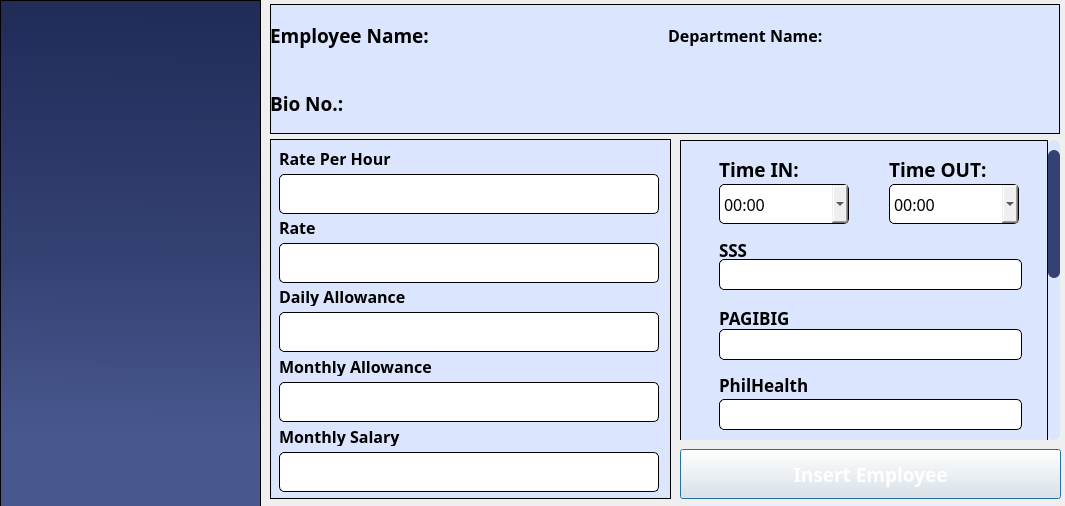
<?xml version="1.0" encoding="UTF-8"?>
<ui version="4.0">
 <class>Dialog</class>
 <widget class="QDialog" name="Dialog">
  <property name="geometry">
   <rect>
    <x>0</x>
    <y>0</y>
    <width>1065</width>
    <height>506</height>
   </rect>
  </property>
  <property name="windowTitle">
   <string>Dialog</string>
  </property>
  <property name="styleSheet">
   <string notr="true">#employeeRate, #scrollAreaWidgetContents, #employeeDetails{
background-color: #DCE5FE;
border: 1px solid black;
}

QLineEdit{
background-color: rgb(255, 255, 255);
border-radius: 5px;
border: 1px solid black;
font-family: Poppins;
}

/* VERTICAL SCROLLBAR */
QScrollBar:vertical {
    border: none;
    background-color: rgba(220, 229, 254, 1); /* Updated background color */
    width: 12px;
    margin: 0;
    height: auto;
    border-radius: 6px;
}

/* HANDLE BAR VERTICAL */
QScrollBar::handle:vertical {
    background-color: rgba(52, 66, 115, 1); /* Handle color */
    min-height: 48px;
    border-radius: 6px;
    margin-top: 10px;
}

/* REMOVE THE UP ARROW BUTTON */
QScrollBar::sub-line:vertical {
    border: none;
    background: none;
    height: 0px;
    width: 0px;
}

/* REMOVE THE DOWN ARROW BUTTON */
QScrollBar::add-line:vertical {
    border: none;
    background: none;
    height: 0px;
    width: 0px;
}

/* REMOVE THE SPACE LEFT BY THE UP AND DOWN ARROW BUTTONS */
QScrollBar::sub-page:vertical, QScrollBar::add-page:vertical {
    background: none;
}
</string>
  </property>
  <widget class="QWidget" name="employeeDetails" native="true">
   <property name="geometry">
    <rect>
     <x>270</x>
     <y>4</y>
     <width>790</width>
     <height>130</height>
    </rect>
   </property>
   <property name="minimumSize">
    <size>
     <width>0</width>
     <height>130</height>
    </size>
   </property>
   <property name="font">
    <font>
     <family>poppins</family>
     <weight>75</weight>
     <bold>true</bold>
    </font>
   </property>
   <property name="styleSheet">
    <string notr="true"/>
   </property>
   <layout class="QGridLayout" name="gridLayout">
    <item row="0" column="3">
     <widget class="QLabel" name="depTxt">
      <property name="font">
       <font>
        <family>poppins</family>
        <pointsize>12</pointsize>
        <weight>75</weight>
        <bold>true</bold>
       </font>
      </property>
      <property name="text">
       <string/>
      </property>
     </widget>
    </item>
    <item row="1" column="1">
     <widget class="QLabel" name="bioNumTxt">
      <property name="font">
       <font>
        <family>Poppins</family>
        <pointsize>12</pointsize>
        <weight>75</weight>
        <bold>true</bold>
       </font>
      </property>
      <property name="text">
       <string/>
      </property>
     </widget>
    </item>
    <item row="0" column="0">
     <widget class="QLabel" name="lblName">
      <property name="font">
       <font>
        <family>poppins</family>
        <pointsize>14</pointsize>
        <weight>75</weight>
        <bold>true</bold>
       </font>
      </property>
      <property name="text">
       <string>Employee Name:</string>
      </property>
     </widget>
    </item>
    <item row="0" column="2">
     <widget class="QLabel" name="depName">
      <property name="font">
       <font>
        <family>poppins</family>
        <pointsize>12</pointsize>
        <weight>75</weight>
        <bold>true</bold>
       </font>
      </property>
      <property name="text">
       <string>Department Name:</string>
      </property>
     </widget>
    </item>
    <item row="1" column="0">
     <widget class="QLabel" name="lblBio">
      <property name="font">
       <font>
        <family>poppins</family>
        <pointsize>14</pointsize>
        <weight>75</weight>
        <bold>true</bold>
       </font>
      </property>
      <property name="text">
       <string>Bio No.:</string>
      </property>
     </widget>
    </item>
    <item row="0" column="1">
     <widget class="QLabel" name="empNameTxt">
      <property name="font">
       <font>
        <family>Poppins</family>
        <pointsize>12</pointsize>
        <weight>50</weight>
        <bold>false</bold>
       </font>
      </property>
      <property name="text">
       <string/>
      </property>
     </widget>
    </item>
   </layout>
  </widget>
  <widget class="QScrollArea" name="scrollArea">
   <property name="geometry">
    <rect>
     <x>680</x>
     <y>140</y>
     <width>380</width>
     <height>300</height>
    </rect>
   </property>
   <property name="font">
    <font>
     <family>poppins</family>
     <pointsize>10</pointsize>
    </font>
   </property>
   <property name="styleSheet">
    <string notr="true"> QScrollBar:vertical {
	border: none;
    background: rgba(217, 217, 217, 1);
 }</string>
   </property>
   <property name="frameShape">
    <enum>QFrame::NoFrame</enum>
   </property>
   <property name="verticalScrollBarPolicy">
    <enum>Qt::ScrollBarAlwaysOn</enum>
   </property>
   <property name="horizontalScrollBarPolicy">
    <enum>Qt::ScrollBarAlwaysOff</enum>
   </property>
   <property name="widgetResizable">
    <bool>true</bool>
   </property>
   <widget class="QWidget" name="scrollAreaWidgetContents">
    <property name="geometry">
     <rect>
      <x>0</x>
      <y>0</y>
      <width>368</width>
      <height>650</height>
     </rect>
    </property>
    <property name="minimumSize">
     <size>
      <width>0</width>
      <height>650</height>
     </size>
    </property>
    <property name="styleSheet">
     <string notr="true"/>
    </property>
    <layout class="QVBoxLayout" name="verticalLayout_2">
     <item>
      <widget class="QWidget" name="widget_2" native="true">
       <property name="minimumSize">
        <size>
         <width>0</width>
         <height>0</height>
        </size>
       </property>
       <property name="styleSheet">
        <string notr="true">QComboBox{
border: 1px solid black;
border-radius: 5px;
}

QLineEdit {
border: 1px solid black;
border-radius: 5px;
}</string>
       </property>
       <widget class="QComboBox" name="cmbTimeIn">
        <property name="geometry">
         <rect>
          <x>30</x>
          <y>35</y>
          <width>130</width>
          <height>40</height>
         </rect>
        </property>
        <property name="font">
         <font>
          <family>poppins</family>
          <pointsize>12</pointsize>
         </font>
        </property>
        <item>
         <property name="text">
          <string>00:00</string>
         </property>
        </item>
        <item>
         <property name="text">
          <string>01:00</string>
         </property>
        </item>
        <item>
         <property name="text">
          <string>02:00</string>
         </property>
        </item>
        <item>
         <property name="text">
          <string>03:00</string>
         </property>
        </item>
        <item>
         <property name="text">
          <string>04:00</string>
         </property>
        </item>
        <item>
         <property name="text">
          <string>05:00</string>
         </property>
        </item>
        <item>
         <property name="text">
          <string>06:00</string>
         </property>
        </item>
        <item>
         <property name="text">
          <string>07:00</string>
         </property>
        </item>
        <item>
         <property name="text">
          <string>08:00</string>
         </property>
        </item>
        <item>
         <property name="text">
          <string>09:00</string>
         </property>
        </item>
        <item>
         <property name="text">
          <string>10:00</string>
         </property>
        </item>
        <item>
         <property name="text">
          <string>11:00</string>
         </property>
        </item>
        <item>
         <property name="text">
          <string>12:00</string>
         </property>
        </item>
        <item>
         <property name="text">
          <string>13:00</string>
         </property>
        </item>
        <item>
         <property name="text">
          <string>14:00</string>
         </property>
        </item>
        <item>
         <property name="text">
          <string>15:00</string>
         </property>
        </item>
        <item>
         <property name="text">
          <string>16:00</string>
         </property>
        </item>
        <item>
         <property name="text">
          <string>17:00</string>
         </property>
        </item>
        <item>
         <property name="text">
          <string>18:00</string>
         </property>
        </item>
        <item>
         <property name="text">
          <string>19:00</string>
         </property>
        </item>
        <item>
         <property name="text">
          <string>20:00</string>
         </property>
        </item>
        <item>
         <property name="text">
          <string>21:00</string>
         </property>
        </item>
        <item>
         <property name="text">
          <string>22:00</string>
         </property>
        </item>
        <item>
         <property name="text">
          <string>23:00</string>
         </property>
        </item>
       </widget>
       <widget class="QComboBox" name="cmbTimeOut">
        <property name="geometry">
         <rect>
          <x>200</x>
          <y>35</y>
          <width>130</width>
          <height>40</height>
         </rect>
        </property>
        <property name="font">
         <font>
          <family>poppins</family>
          <pointsize>12</pointsize>
         </font>
        </property>
        <item>
         <property name="text">
          <string>00:00</string>
         </property>
        </item>
        <item>
         <property name="text">
          <string>01:00</string>
         </property>
        </item>
        <item>
         <property name="text">
          <string>02:00</string>
         </property>
        </item>
        <item>
         <property name="text">
          <string>03:00</string>
         </property>
        </item>
        <item>
         <property name="text">
          <string>04:00</string>
         </property>
        </item>
        <item>
         <property name="text">
          <string>05:00</string>
         </property>
        </item>
        <item>
         <property name="text">
          <string>06:00</string>
         </property>
        </item>
        <item>
         <property name="text">
          <string>07:00</string>
         </property>
        </item>
        <item>
         <property name="text">
          <string>08:00</string>
         </property>
        </item>
        <item>
         <property name="text">
          <string>09:00</string>
         </property>
        </item>
        <item>
         <property name="text">
          <string>10:00</string>
         </property>
        </item>
        <item>
         <property name="text">
          <string>11:00</string>
         </property>
        </item>
        <item>
         <property name="text">
          <string>12:00</string>
         </property>
        </item>
        <item>
         <property name="text">
          <string>13:00</string>
         </property>
        </item>
        <item>
         <property name="text">
          <string>14:00</string>
         </property>
        </item>
        <item>
         <property name="text">
          <string>15:00</string>
         </property>
        </item>
        <item>
         <property name="text">
          <string>16:00</string>
         </property>
        </item>
        <item>
         <property name="text">
          <string>17:00</string>
         </property>
        </item>
        <item>
         <property name="text">
          <string>18:00</string>
         </property>
        </item>
        <item>
         <property name="text">
          <string>19:00</string>
         </property>
        </item>
        <item>
         <property name="text">
          <string>20:00</string>
         </property>
        </item>
        <item>
         <property name="text">
          <string>21:00</string>
         </property>
        </item>
        <item>
         <property name="text">
          <string>22:00</string>
         </property>
        </item>
        <item>
         <property name="text">
          <string>23:00</string>
         </property>
        </item>
       </widget>
       <widget class="QLabel" name="timeInLbl">
        <property name="geometry">
         <rect>
          <x>30</x>
          <y>10</y>
          <width>101</width>
          <height>21</height>
         </rect>
        </property>
        <property name="font">
         <font>
          <family>poppins</family>
          <pointsize>14</pointsize>
          <weight>75</weight>
          <bold>true</bold>
         </font>
        </property>
        <property name="text">
         <string>Time IN:</string>
        </property>
       </widget>
       <widget class="QLabel" name="timeOutLbl">
        <property name="geometry">
         <rect>
          <x>200</x>
          <y>10</y>
          <width>101</width>
          <height>21</height>
         </rect>
        </property>
        <property name="font">
         <font>
          <family>poppins</family>
          <pointsize>14</pointsize>
          <weight>75</weight>
          <bold>true</bold>
         </font>
        </property>
        <property name="text">
         <string>Time OUT:</string>
        </property>
       </widget>
       <widget class="QLabel" name="tinLabel">
        <property name="geometry">
         <rect>
          <x>30</x>
          <y>292</y>
          <width>300</width>
          <height>31</height>
         </rect>
        </property>
        <property name="font">
         <font>
          <family>Poppins</family>
          <pointsize>13</pointsize>
          <weight>75</weight>
          <bold>true</bold>
         </font>
        </property>
        <property name="text">
         <string>TIN</string>
        </property>
       </widget>
       <widget class="QLabel" name="sssLabel">
        <property name="geometry">
         <rect>
          <x>30</x>
          <y>90</y>
          <width>300</width>
          <height>21</height>
         </rect>
        </property>
        <property name="font">
         <font>
          <family>Poppins</family>
          <pointsize>13</pointsize>
          <weight>75</weight>
          <bold>true</bold>
         </font>
        </property>
        <property name="text">
         <string>SSS</string>
        </property>
       </widget>
       <widget class="QLabel" name="philHealthLabel">
        <property name="geometry">
         <rect>
          <x>30</x>
          <y>220</y>
          <width>300</width>
          <height>31</height>
         </rect>
        </property>
        <property name="font">
         <font>
          <family>Poppins</family>
          <pointsize>13</pointsize>
          <weight>75</weight>
          <bold>true</bold>
         </font>
        </property>
        <property name="text">
         <string>PhilHealth</string>
        </property>
       </widget>
       <widget class="QLineEdit" name="sssTextEdit">
        <property name="geometry">
         <rect>
          <x>30</x>
          <y>110</y>
          <width>303</width>
          <height>31</height>
         </rect>
        </property>
        <property name="font">
         <font>
          <family>Poppins</family>
          <pointsize>10</pointsize>
         </font>
        </property>
        <property name="autoFillBackground">
         <bool>false</bool>
        </property>
        <property name="maxLength">
         <number>15</number>
        </property>
       </widget>
       <widget class="QLineEdit" name="pagibigTextEdit">
        <property name="geometry">
         <rect>
          <x>30</x>
          <y>180</y>
          <width>303</width>
          <height>31</height>
         </rect>
        </property>
        <property name="font">
         <font>
          <family>Poppins</family>
          <pointsize>10</pointsize>
         </font>
        </property>
        <property name="autoFillBackground">
         <bool>false</bool>
        </property>
        <property name="maxLength">
         <number>15</number>
        </property>
       </widget>
       <widget class="QLineEdit" name="tinTextEdit">
        <property name="geometry">
         <rect>
          <x>30</x>
          <y>320</y>
          <width>303</width>
          <height>31</height>
         </rect>
        </property>
        <property name="font">
         <font>
          <family>Poppins</family>
          <pointsize>10</pointsize>
         </font>
        </property>
        <property name="autoFillBackground">
         <bool>false</bool>
        </property>
        <property name="maxLength">
         <number>15</number>
        </property>
       </widget>
       <widget class="QLabel" name="pagibigLabel">
        <property name="geometry">
         <rect>
          <x>30</x>
          <y>158</y>
          <width>300</width>
          <height>21</height>
         </rect>
        </property>
        <property name="font">
         <font>
          <family>Poppins</family>
          <pointsize>13</pointsize>
          <weight>75</weight>
          <bold>true</bold>
         </font>
        </property>
        <property name="text">
         <string>PAGIBIG</string>
        </property>
       </widget>
       <widget class="QLineEdit" name="philHealthTextEdit">
        <property name="geometry">
         <rect>
          <x>30</x>
          <y>250</y>
          <width>303</width>
          <height>31</height>
         </rect>
        </property>
        <property name="font">
         <font>
          <family>Poppins</family>
          <pointsize>10</pointsize>
         </font>
        </property>
        <property name="autoFillBackground">
         <bool>false</bool>
        </property>
        <property name="maxLength">
         <number>15</number>
        </property>
       </widget>
       <widget class="QLabel" name="colaLabel">
        <property name="geometry">
         <rect>
          <x>30</x>
          <y>572</y>
          <width>297</width>
          <height>31</height>
         </rect>
        </property>
        <property name="font">
         <font>
          <family>Poppins</family>
          <pointsize>13</pointsize>
          <weight>75</weight>
          <bold>true</bold>
         </font>
        </property>
        <property name="text">
         <string>Cola</string>
        </property>
       </widget>
       <widget class="QLineEdit" name="txtTaxstat">
        <property name="geometry">
         <rect>
          <x>30</x>
          <y>390</y>
          <width>300</width>
          <height>31</height>
         </rect>
        </property>
        <property name="font">
         <font>
          <family>Poppins</family>
          <pointsize>10</pointsize>
         </font>
        </property>
        <property name="autoFillBackground">
         <bool>false</bool>
        </property>
        <property name="maxLength">
         <number>15</number>
        </property>
       </widget>
       <widget class="QLabel" name="accountLabel">
        <property name="geometry">
         <rect>
          <x>30</x>
          <y>438</y>
          <width>297</width>
          <height>21</height>
         </rect>
        </property>
        <property name="font">
         <font>
          <family>Poppins</family>
          <pointsize>13</pointsize>
          <weight>75</weight>
          <bold>true</bold>
         </font>
        </property>
        <property name="text">
         <string>Account no.</string>
        </property>
       </widget>
       <widget class="QLineEdit" name="txtCola">
        <property name="geometry">
         <rect>
          <x>30</x>
          <y>600</y>
          <width>300</width>
          <height>31</height>
         </rect>
        </property>
        <property name="font">
         <font>
          <family>Poppins</family>
          <pointsize>10</pointsize>
         </font>
        </property>
        <property name="autoFillBackground">
         <bool>false</bool>
        </property>
        <property name="maxLength">
         <number>15</number>
        </property>
       </widget>
       <widget class="QLineEdit" name="txtAccount">
        <property name="geometry">
         <rect>
          <x>30</x>
          <y>460</y>
          <width>300</width>
          <height>31</height>
         </rect>
        </property>
        <property name="font">
         <font>
          <family>Poppins</family>
          <pointsize>10</pointsize>
         </font>
        </property>
        <property name="autoFillBackground">
         <bool>false</bool>
        </property>
        <property name="maxLength">
         <number>15</number>
        </property>
       </widget>
       <widget class="QLabel" name="taxstatLabel">
        <property name="geometry">
         <rect>
          <x>30</x>
          <y>370</y>
          <width>297</width>
          <height>21</height>
         </rect>
        </property>
        <property name="font">
         <font>
          <family>Poppins</family>
          <pointsize>13</pointsize>
          <weight>75</weight>
          <bold>true</bold>
         </font>
        </property>
        <property name="styleSheet">
         <string notr="true"/>
        </property>
        <property name="text">
         <string>Taxstat</string>
        </property>
       </widget>
       <widget class="QLineEdit" name="txtBank">
        <property name="geometry">
         <rect>
          <x>30</x>
          <y>530</y>
          <width>300</width>
          <height>31</height>
         </rect>
        </property>
        <property name="font">
         <font>
          <family>Poppins</family>
          <pointsize>10</pointsize>
         </font>
        </property>
        <property name="autoFillBackground">
         <bool>false</bool>
        </property>
        <property name="maxLength">
         <number>15</number>
        </property>
       </widget>
       <widget class="QLabel" name="bankLabel">
        <property name="geometry">
         <rect>
          <x>30</x>
          <y>500</y>
          <width>297</width>
          <height>31</height>
         </rect>
        </property>
        <property name="font">
         <font>
          <family>Poppins</family>
          <pointsize>13</pointsize>
          <weight>75</weight>
          <bold>true</bold>
         </font>
        </property>
        <property name="text">
         <string>Bank code</string>
        </property>
       </widget>
      </widget>
     </item>
    </layout>
   </widget>
  </widget>
  <widget class="QFrame" name="sideBar">
   <property name="geometry">
    <rect>
     <x>0</x>
     <y>0</y>
     <width>261</width>
     <height>510</height>
    </rect>
   </property>
   <property name="font">
    <font>
     <family>Poppins</family>
     <weight>75</weight>
     <bold>true</bold>
    </font>
   </property>
   <property name="styleSheet">
    <string notr="true">#sideBar{
	background-color: qlineargradient(spread:pad, x1:0.508, y1:0.0340909, x2:0.503051, y2:1, stop:0 rgba(33, 44, 89, 255), stop:0.497175 rgba(52, 66, 115, 255), stop:0.847458 rgba(72, 87, 142, 255))
}

#btnPayTrans{
border-radius: 5px;
color: white;
background-color: &quot;#30d977&quot;;
}

#btnPayTrans:hover{
	background-color: &quot;#26ad5f&quot;;
}
</string>
   </property>
   <property name="frameShape">
    <enum>QFrame::StyledPanel</enum>
   </property>
   <property name="frameShadow">
    <enum>QFrame::Raised</enum>
   </property>
  </widget>
  <widget class="QWidget" name="employeeRate" native="true">
   <property name="geometry">
    <rect>
     <x>270</x>
     <y>139</y>
     <width>401</width>
     <height>360</height>
    </rect>
   </property>
   <property name="styleSheet">
    <string notr="true"/>
   </property>
   <widget class="QLabel" name="montlyAllowLbl">
    <property name="geometry">
     <rect>
      <x>9</x>
      <y>217</y>
      <width>383</width>
      <height>20</height>
     </rect>
    </property>
    <property name="minimumSize">
     <size>
      <width>0</width>
      <height>20</height>
     </size>
    </property>
    <property name="font">
     <font>
      <family>poppins</family>
      <pointsize>12</pointsize>
      <weight>75</weight>
      <bold>true</bold>
     </font>
    </property>
    <property name="text">
     <string>Monthly Allowance</string>
    </property>
   </widget>
   <widget class="QLineEdit" name="monthlyAllowanceTxt">
    <property name="geometry">
     <rect>
      <x>9</x>
      <y>243</y>
      <width>380</width>
      <height>40</height>
     </rect>
    </property>
    <property name="minimumSize">
     <size>
      <width>370</width>
      <height>40</height>
     </size>
    </property>
   </widget>
   <widget class="QLineEdit" name="rateTxt">
    <property name="geometry">
     <rect>
      <x>9</x>
      <y>104</y>
      <width>380</width>
      <height>40</height>
     </rect>
    </property>
    <property name="minimumSize">
     <size>
      <width>370</width>
      <height>40</height>
     </size>
    </property>
    <property name="text">
     <string/>
    </property>
   </widget>
   <widget class="QLabel" name="rateLbl">
    <property name="geometry">
     <rect>
      <x>9</x>
      <y>78</y>
      <width>383</width>
      <height>20</height>
     </rect>
    </property>
    <property name="minimumSize">
     <size>
      <width>0</width>
      <height>20</height>
     </size>
    </property>
    <property name="font">
     <font>
      <family>poppins</family>
      <pointsize>12</pointsize>
      <weight>75</weight>
      <bold>true</bold>
     </font>
    </property>
    <property name="text">
     <string>Rate</string>
    </property>
   </widget>
   <widget class="QLineEdit" name="monthlySalaryTxt">
    <property name="geometry">
     <rect>
      <x>9</x>
      <y>313</y>
      <width>380</width>
      <height>40</height>
     </rect>
    </property>
    <property name="minimumSize">
     <size>
      <width>370</width>
      <height>40</height>
     </size>
    </property>
   </widget>
   <widget class="QLabel" name="montlySalaryLbl">
    <property name="geometry">
     <rect>
      <x>9</x>
      <y>287</y>
      <width>383</width>
      <height>20</height>
     </rect>
    </property>
    <property name="minimumSize">
     <size>
      <width>0</width>
      <height>20</height>
     </size>
    </property>
    <property name="font">
     <font>
      <family>poppins</family>
      <pointsize>12</pointsize>
      <weight>75</weight>
      <bold>true</bold>
     </font>
    </property>
    <property name="text">
     <string>Monthly Salary</string>
    </property>
   </widget>
   <widget class="QLabel" name="dailtyAllowLbl">
    <property name="geometry">
     <rect>
      <x>9</x>
      <y>147</y>
      <width>383</width>
      <height>20</height>
     </rect>
    </property>
    <property name="minimumSize">
     <size>
      <width>0</width>
      <height>20</height>
     </size>
    </property>
    <property name="font">
     <font>
      <family>poppins</family>
      <pointsize>12</pointsize>
      <weight>75</weight>
      <bold>true</bold>
     </font>
    </property>
    <property name="text">
     <string>Daily Allowance</string>
    </property>
   </widget>
   <widget class="QLineEdit" name="dailyAllowTxt">
    <property name="geometry">
     <rect>
      <x>9</x>
      <y>173</y>
      <width>380</width>
      <height>40</height>
     </rect>
    </property>
    <property name="minimumSize">
     <size>
      <width>370</width>
      <height>40</height>
     </size>
    </property>
   </widget>
   <widget class="QLineEdit" name="rphTxt">
    <property name="geometry">
     <rect>
      <x>9</x>
      <y>35</y>
      <width>380</width>
      <height>40</height>
     </rect>
    </property>
    <property name="minimumSize">
     <size>
      <width>0</width>
      <height>40</height>
     </size>
    </property>
    <property name="text">
     <string/>
    </property>
   </widget>
   <widget class="QLabel" name="rphLbl">
    <property name="geometry">
     <rect>
      <x>9</x>
      <y>9</y>
      <width>383</width>
      <height>20</height>
     </rect>
    </property>
    <property name="minimumSize">
     <size>
      <width>0</width>
      <height>20</height>
     </size>
    </property>
    <property name="font">
     <font>
      <family>poppins</family>
      <pointsize>12</pointsize>
      <weight>75</weight>
      <bold>true</bold>
     </font>
    </property>
    <property name="text">
     <string>Rate Per Hour</string>
    </property>
   </widget>
  </widget>
  <widget class="QPushButton" name="pushButton">
   <property name="geometry">
    <rect>
     <x>680</x>
     <y>449</y>
     <width>381</width>
     <height>50</height>
    </rect>
   </property>
   <property name="font">
    <font>
     <family>poppins</family>
     <pointsize>14</pointsize>
     <weight>75</weight>
     <bold>true</bold>
    </font>
   </property>
   <property name="layoutDirection">
    <enum>Qt::LeftToRight</enum>
   </property>
   <property name="styleSheet">
    <string notr="true">#pushButton{
	background-color: &quot;#344273&quot;;
	color: white;
}

#pushButton:hover{
background-color: &quot;#2d3963&quot;
}</string>
   </property>
   <property name="text">
    <string>Insert Employee</string>
   </property>
   <property name="icon">
    <iconset>
     <normaloff>../../MainFrame/Resources/Icons/update.svg</normaloff>../../MainFrame/Resources/Icons/update.svg</iconset>
   </property>
   <property name="iconSize">
    <size>
     <width>24</width>
     <height>24</height>
    </size>
   </property>
  </widget>
  <zorder>employeeDetails</zorder>
  <zorder>sideBar</zorder>
  <zorder>employeeRate</zorder>
  <zorder>pushButton</zorder>
  <zorder>scrollArea</zorder>
 </widget>
 <tabstops>
  <tabstop>scrollArea</tabstop>
  <tabstop>cmbTimeIn</tabstop>
  <tabstop>cmbTimeOut</tabstop>
  <tabstop>rphTxt</tabstop>
  <tabstop>rateTxt</tabstop>
  <tabstop>dailyAllowTxt</tabstop>
  <tabstop>monthlyAllowanceTxt</tabstop>
  <tabstop>monthlySalaryTxt</tabstop>
  <tabstop>pushButton</tabstop>
 </tabstops>
 <resources/>
 <connections/>
</ui>
